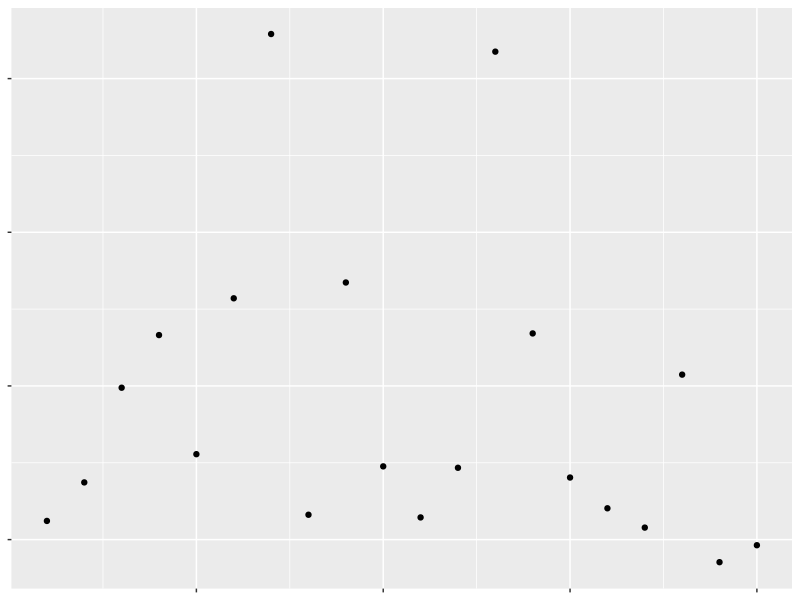

R code for this plot:
## ---- chunk 1
library(tidyverse)
library(cowplot)
## ---- chunk 2
df <- tibble(x = c(1:20),
        y = rnorm(20),
        z = rep(c("A", "B", "C", "D"), 5))
ggplot(df, aes(x, y)) + 
  geom_point() + 
  theme(text = element_blank(),
        legend.position = "null")
